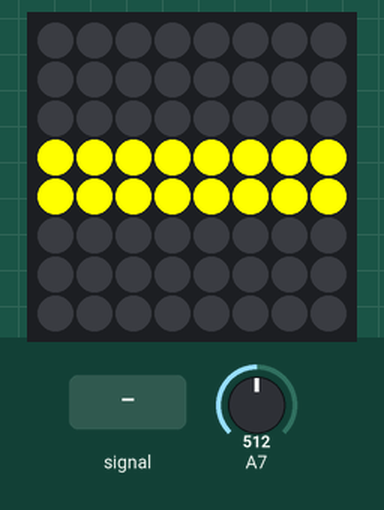
Simulated run of this sketch. Board: Arduino Nano, built with avr-gcc and run on an emulated ATmega328P. Shown: 8×8 RGB LED matrix (first LED top left, wired row by row). The inputs (shaded band) are chosen by the test bench; at power-on: A7 = 512.

Above: at 1.2 s.
1.3 s: A7 fed a 200 Hz sine of ±460 counts around its level
At 2.6 s:
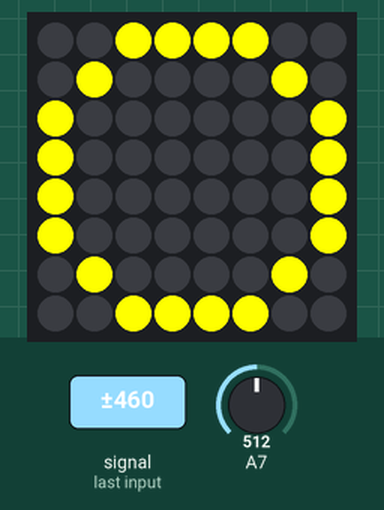
2.9 s: A7 set to 340
At 3.18 s:
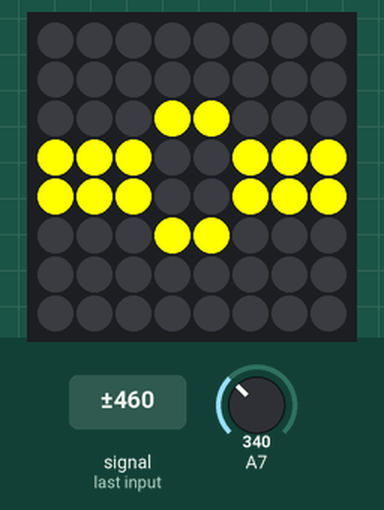
Timing chart, 0 to 5.9 s (numbered marks = the images above; inputs shaded):
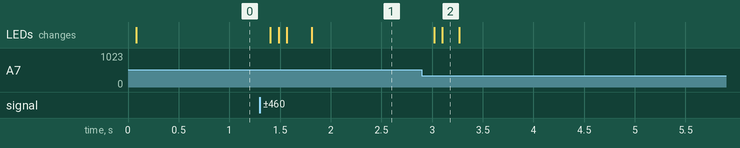

Measured:
- after the input at 1.3 s, the LEDs: first change after 0.11 s (image 1 shows a later state)
- after the input at 2.9 s, the LEDs: first change after 0.12 s (image 2 shows a later state)

The sketch:

mask.ino
```cpp
//code by Tyler Glaiel
//for this mask: https://twitter.com/TylerGlaiel/status/1265035386109128704

#include <Adafruit_NeoPixel.h>
#include <Adafruit_NeoMatrix.h>
#include <gamma.h>

#define lengthof(A) ((sizeof((A))/sizeof((A)[0])))

const PROGMEM uint8_t mouth_0[8][8] = {
    {0,0,0,0,0,0,0,0},
    {0,0,0,0,0,0,0,0},
    {0,0,0,0,0,0,0,0},
    {6,6,6,6,6,6,6,6},
    {6,6,6,6,6,6,6,6},
    {0,0,0,0,0,0,0,0},
    {0,0,0,0,0,0,0,0},
    {0,0,0,0,0,0,0,0}
};

const PROGMEM uint8_t mouth_4[8][8] = {
    {0,0,6,6,6,6,0,0},
    {0,6,0,0,0,0,6,0},
    {6,0,0,0,0,0,0,6},
    {6,0,0,0,0,0,0,6},
    {6,0,0,0,0,0,0,6},
    {6,0,0,0,0,0,0,6},
    {0,6,0,0,0,0,6,0},
    {0,0,6,6,6,6,0,0}
};

const PROGMEM uint8_t mouth_3[8][8] = {
    {0,0,0,0,0,0,0,0},
    {0,0,6,6,6,6,0,0},
    {0,6,0,0,0,0,6,0},
    {6,0,0,0,0,0,0,6},
    {6,0,0,0,0,0,0,6},
    {0,6,0,0,0,0,6,0},
    {0,0,6,6,6,6,0,0},
    {0,0,0,0,0,0,0,0}
};

const PROGMEM uint8_t mouth_2[8][8] = {
    {0,0,0,0,0,0,0,0},
    {0,0,0,0,0,0,0,0},
    {0,6,6,6,6,6,6,0},
    {6,0,0,0,0,0,0,6},
    {6,0,0,0,0,0,0,6},
    {0,6,6,6,6,6,6,0},
    {0,0,0,0,0,0,0,0},
    {0,0,0,0,0,0,0,0}
};

const PROGMEM uint8_t mouth_1[8][8] = {
    {0,0,0,0,0,0,0,0},
    {0,0,0,0,0,0,0,0},
    {0,0,0,6,6,0,0,0},
    {6,6,6,0,0,6,6,6},
    {6,6,6,0,0,6,6,6},
    {0,0,0,6,6,0,0,0},
    {0,0,0,0,0,0,0,0},
    {0,0,0,0,0,0,0,0}
};

const PROGMEM uint8_t mouth_smile[8][8] = {
    {0,0,0,0,0,0,0,0},
    {0,0,0,0,0,0,0,0},
    {6,0,0,0,0,0,0,6},
    {6,6,0,0,0,0,6,6},
    {0,6,6,6,6,6,6,0},
    {0,0,6,6,6,6,0,0},
    {0,0,0,0,0,0,0,0},
    {0,0,0,0,0,0,0,0}
};

uint16_t palette[8] = {};
Adafruit_NeoMatrix matrix = Adafruit_NeoMatrix(8, 8, 6,
  NEO_MATRIX_BOTTOM     + NEO_MATRIX_RIGHT +
  NEO_MATRIX_ROWS    + NEO_MATRIX_ZIGZAG,
  NEO_GRB            + NEO_KHZ800);


void drawImage(short image_addr){
    for(int x = 0; x<8; x++){
        for(int y = 0; y<8; y++){
            uint8_t index = pgm_read_byte(image_addr+x+y*8);
            matrix.drawPixel(x, y, palette[index]);
        }
    }

    matrix.show();
}

int pop_detection = 0;
bool smiling = false;
unsigned long smiletimer = 0;
unsigned long last_face = 0;

void setup() {
    matrix.begin();

    palette[0] = matrix.Color(0,0,0);
    palette[1] = matrix.Color(255,0,0);
    palette[2] = matrix.Color(0,255,0);
    palette[3] = matrix.Color(0,0,255);
    palette[4] = matrix.Color(0,255,255);
    palette[5] = matrix.Color(255,0,255);
    palette[6] = matrix.Color(255,255,0);
    palette[7] = matrix.Color(255,255,255);

    Serial.begin(9600);
}

float vol = 0;
const uint16_t samples = 128;

void loop() {
    float nvol = 0;
    int previous_peak = -1;

    for (int i = 0; i<samples; i++){
        auto analog = analogRead(A7);
        auto micline = abs(analog - 512);

        nvol = max(micline, nvol);
    }

    vol = (nvol + 1.0*vol)/2.0;

    if(nvol > 200){
        pop_detection += 1;
        if(pop_detection > 2) {
            smiling = false;
            last_face = millis();
        }
    } else {
        if(pop_detection > 0 && pop_detection <= 2) {
            if(millis() > last_face + 500){
                smiling = true;
                smiletimer = millis() + 2000;
            }
        }
        pop_detection = 0;
    }

    if(millis() > smiletimer) smiling = false;

    if(smiling){
        drawImage(mouth_smile);
    } else if(vol < 200){
        drawImage(mouth_0);
    } else if(vol < 250){
        drawImage(mouth_1);
    } else if(vol < 350){
        drawImage(mouth_2);
    } else if(vol < 450){
        drawImage(mouth_3);
    } else {
        drawImage(mouth_4);
    }
}
```
